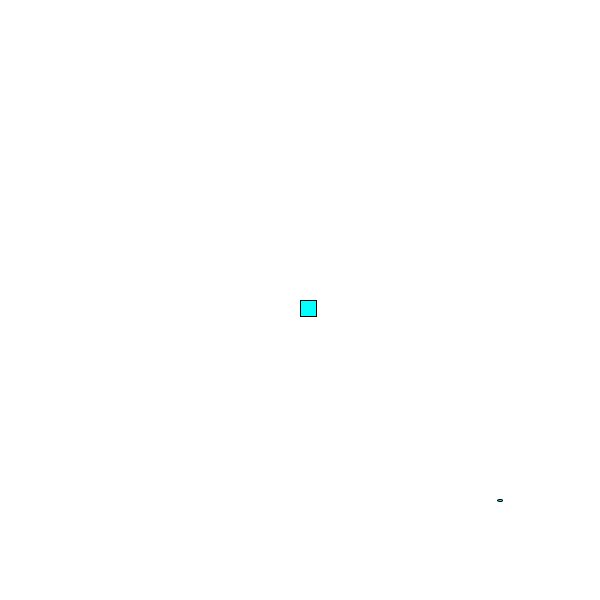
Frame 1 (no input)
Frame 60 (the mouse pressed at the canvas centre just before this capture): identical to frame 1, image omitted
Frame 120 (the mouse held since frame 60 and released just before this capture): identical to frame 1, image omitted

The Processing sketch that drew this single still picture (run headless with seeded random() and noise(); from frame 60 on, the mouse is pressed at the canvas centre):

// Processing sketch: main
// ── main.pde
Player player;
Bullet bullet;

void setup(){
  size(600,600);
  player = new Player(300,300,2);
  bullet = new Bullet(500,500,5);
}

// ── bullet.pde
class Bullet
{
  float xPos;
  float yPos;
  float speed;
  
  Bullet(float xPos_, float yPos_, float speed_)
  {
    xPos = xPos_;
    yPos = yPos_;
    speed = speed_;
  }//end of constructor
  void display(){
    ellipse(xPos, yPos,5,2);
  }//end of display
  
  void shoot(){
    if(keyPressed){
      if(key == 'f'){
         xPos = player.xPos;
         yPos = player.yPos;
         
         }//end of if key == space
      }//end of if keypressed
    }//end of shoot
  }//end of bullet class
         

// ── draw.pde
void draw(){
  background(255);
  
  player.display();
  player.move();
  
  bullet.display();
  bullet.shoot();
}

// ── player.pde
class Player
{
  float xPos;
  float yPos;
  float speed;
  
  Player(float xPos_, float yPos_, float speed_)
  {
    xPos = xPos_;
    yPos = yPos_;
    speed = speed_;
  }//end of constructor
  
  void display()
  {
    fill(0,255,255);
    rect(xPos,yPos,16,16);
  }//end display
  
  void move()
  {
    if(keyPressed){
      if(key == 'w'){
        yPos = yPos-speed;}
      if(key == 'a'){
        xPos = xPos-speed;}
      if(key == 's'){
        yPos = yPos+speed;}
      if(key == 'd'){
        xPos = xPos+speed;}
     }//end of if keyPressed in move function
  }//end of move function
}//end of player class
